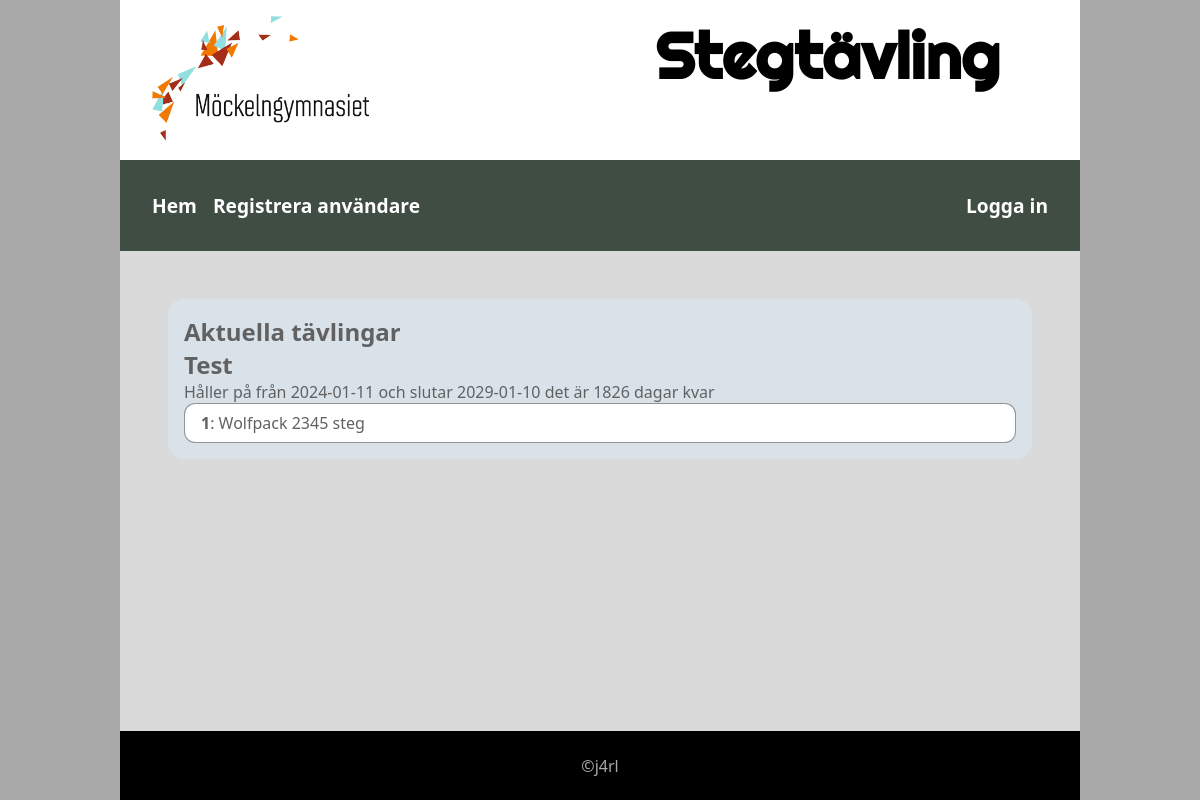
The page / on the database its author committed.
### tables this page shows
CREATE TABLE `tblcomp` (
  `compid` int(11) NOT NULL,
  `compname` varchar(200) NOT NULL,
  `startdate` date NOT NULL,
  `stopdate` date NOT NULL
);

### func.php (called while the page is built, shortened)
<?php
$db=new Database("mockelngymnasie");
function dateDiff($startDate, $endDate){
    $startTimestamp = strtotime($startDate);
    $endTimestamp = strtotime($endDate);
    $differenceInSeconds = $endTimestamp - $startTimestamp;
    $daysDifference = floor($differenceInSeconds / (60 * 60 * 24));
    return $daysDifference;
}
function isLevel($level){
    $succ=false;
    return $succ;
}
function isLoggedIn(){
    return isLevel(10);
}
class Database extends Crypt
{
    function __construct($db_name, $host="localhost", $username="mockelngymnasie", $password="PPeTExVh") {
        $this->mysqli = mysqli_connect($host, $username, $password, $db_name);
    }
    public function runQuery($strQuery){
        $strSQL=$strQuery;
        return $this->mysqli->query($strSQL);
    }
}
?>

### index.php (the view, shortened to what this page needs)
<?php require_once("func.php") ?>
<?php
        $today = date("Y-m-d");
        $sql="SELECT * FROM tblcomp WHERE startdate<'$today' AND stopdate>'$today'";
        $result=$db->runQuery($sql);
?>
<!DOCTYPE html>
<html lang="en">
<head>
    <link rel="stylesheet" href="style.css">
</head>
<body>
    <header><img src="Mockelngymnasiet-w400-svart-text-transparent.png" alt="Möckelngymnasiet">Stegtävling</header>
    <nav>
        <div class="menu">
        <a href="index.php">Hem</a>
            <?php if(!isLoggedIn()){ ?><a href="reguser.php">Registrera&nbsp;användare</a><?php }; ?>
        </div>
		<div class="loginout"><?php if(isLoggedIn()){ ?><a href="logout.php">Logga&nbsp;ut</a><?php }else{ ?><a href="login.php">Logga&nbsp;in</a><?php }; ?></div>
    </nav>
    <main>
        <div class="row">
        <section>
            <h1>Aktuella tävlingar</h1>
            <?php while($row=$result->fetch_assoc()) { ?>
                <h2><?=$row['compname']?></h2>
                <p>Håller på från <?=$row['startdate']?> och slutar <?=$row['stopdate']?> det är <?=dateDiff($row['startdate'],$row['stopdate'])?> dagar kvar</p>
                 <?php
                $query="SELECT competition_name, team_name, total_steps, rank
            FROM (
                SELECT
                    tblcomp.compname AS competition_name,
                    tblteam.teamname AS team_name,
                    COALESCE(SUM(tblsteps.steps), 0) AS total_steps,
                    ROW_NUMBER() OVER (PARTITION BY tblcomp.compid ORDER BY COALESCE(SUM(tblsteps.steps), 0) DESC) AS rank
                FROM tblcomp
                JOIN tblsteps ON tblcomp.compid = tblsteps.user
                JOIN tbluser ON tblsteps.user = tbluser.userid
                JOIN tblteam ON tbluser.team = tblteam.teamid
                WHERE tblcomp.compid=1
                GROUP BY tblcomp.compid, tblteam.teamid
                ) AS subquery
            WHERE rank <= 5
            ORDER BY competition_name, rank DESC;";
                $res=$db->runQuery($query);
                while($team=$res->fetch_assoc()){ ?>
                    <div class="team"><b><?=$team['rank']?></b>: <span class="team_name"><?=$team['team_name']?></span> <?=$team['total_steps']?> steg</div>
              <?php  } ?>
           <?php } ?>
        </section>
        </div>
    </main>
    <footer class="cen">&copy;j4rl</footer>
</body>
</html>

### style.css (style rules this page uses)
:root { --formborder:rgb(0,0,0,.3); --formback:rgb(100,100,100,.2); --formlabelcolor:rgba(122, 122, 122, 0.8); --formbuttoncolor:#b3b7dd; --prim_back:rgb(217, 226, 233); --prim_color:rgb(66, 65, 90); --sec_back:rgb(63, 77, 66); --sec_color:#fff; --hero_back:#dadada; --hero_color:#616161; --accent:rgb(194, 92, 9); --header_back:#fff; --header_color:#000; --rubrik:bold 4rem 'Righteous', sans-serif; --text:1.2rem 'Ruda', sans-serif; }
* { margin: 0; padding: 0; box-sizing: border-box; font-family: system-ui, -apple-system, BlinkMacSystemFont, 'Segoe UI', Roboto, Oxygen, Ubuntu, Cantarell, 'Open Sans', 'Helvetica Neue', sans-serif; }
body { display:flex; flex-direction: column; justify-content:center; align-items:center; background: darkgrey; height:100dvh; }
img { font-style:italic; background-repeat:no-repeat; background-size:cover; max-width:100%; vertical-align:middle; height:auto; shape-margin:1rem; }
.row { display:flex; flex-direction: row; flex-wrap: nowrap; justify-content: space-between; }
header { display:flex; justify-content:space-between; padding: 1rem 5rem 1rem 2rem; height:10rem; width:80%; font:var(--rubrik); background: var(--header_back); color:var(--header_color); }
header img { height:8rem; }
nav { display:flex; gap:1rem; padding: 2rem; width:80%; background: var(--sec_back); color: var(--sec_color); }
nav a { text-decoration: none; color: var(--sec_color); font:bold 1.2rem system-ui; }
footer { height:5rem; background: #000; color:darkgrey; width:80%; }
main { min-height:30rem; flex-grow: 20; width: 80%; gap:2rem; background: var(--hero_back); color:var(--hero_color); padding: 2rem; }
.cen { display:flex; justify-content:center; align-items:center; }
section { width: 100%; background: var(--prim_back); padding: 1rem; margin: 1rem; border-radius: 1rem; }
.loginout { float:right; }
.menu { display: flex; gap:1rem; flex-grow: 100; }
.team { border:1px solid var(--formlabelcolor); border-radius: .7rem; background: var(--sec_color); padding: 0.5rem 1rem .5rem 1rem; }

### rows shown on the page
tblcomp: compname "Test", startdate "2024-01-11", stopdate "2029-01-10", dateDiff($row['startdate'],$row['stopdate']) "1826", rank "1", team_name "Wolfpack", total_steps "2345"
